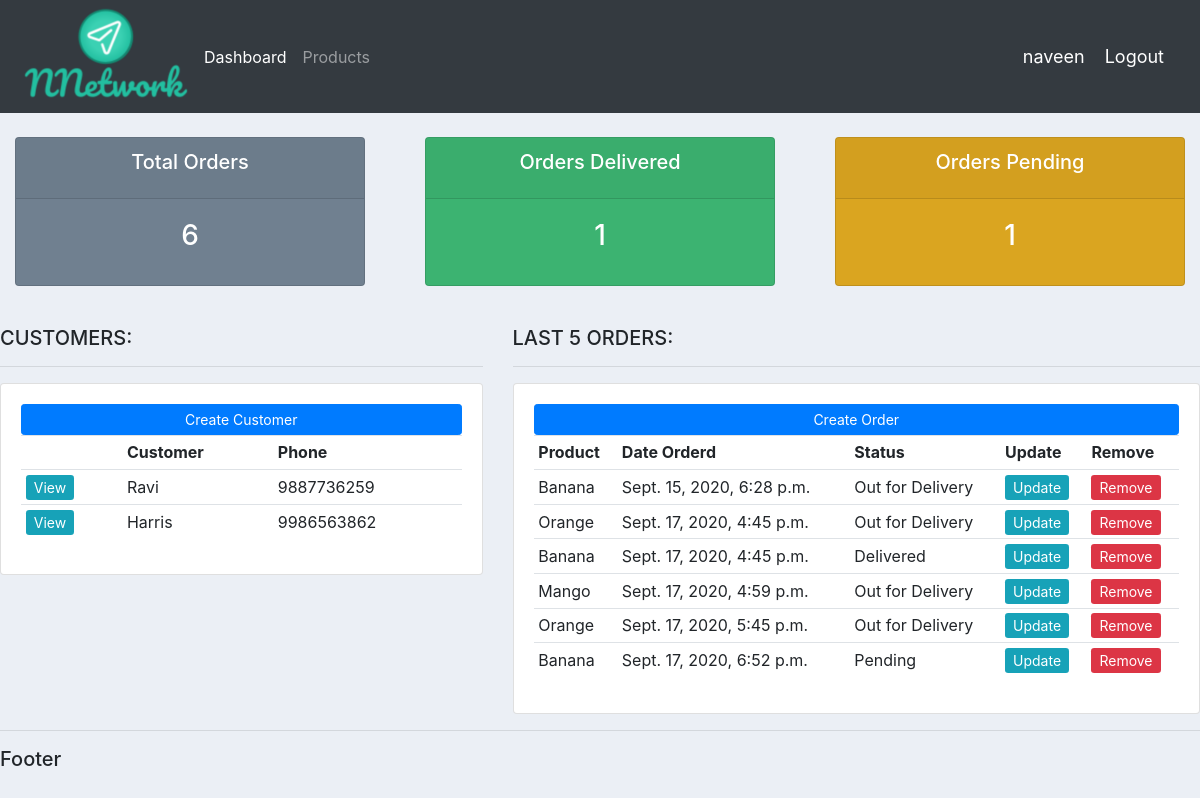
The app's page / (signed in) with its own data.
### accounts/models.py (models this page shows, shortened)
class Customer(models.Model):
    name = models.CharField(max_length=200, null=True)
    phone = models.CharField(max_length=200, null=True)
    email = models.CharField(max_length=200, null=True)
    date_created = models.DateTimeField(auto_now_add=True, null=True)

class Order(models.Model):
    STATUS = (
        ('Pending', 'Pending'),
        ('Out for Delivery', 'Out for Delivery'),
        ('Delivered', 'Delivered'),
    )
    customer = models.ForeignKey(Customer, null=True, on_delete=models.SET_NULL)
    product = models.ForeignKey(Product, null=True, on_delete=models.SET_NULL)
    date_created = models.DateTimeField(auto_now_add=True, null=True)
    status = models.CharField(max_length=200, null=True, choices=STATUS)

class Product(models.Model):
    CATEGORY = (
        ('Indoor', 'Indoor'),
        ('Out Door', 'Out Door'),
    )
    name = models.CharField(max_length=200, null=True)
    price = models.FloatField(null=True)
    category = models.CharField(max_length=200, null=True, choices=CATEGORY)
    description = models.CharField(max_length=200, null=True, blank=True)  # blank=True which means not mandatory option
    date_created = models.DateTimeField(auto_now_add=True, null=True)
    tags = models.ManyToManyField(Tag)
    def __str__(self):
        return self.name

### accounts/views.py (the view)
# urls.py: path('', views.home, name='home'),
@login_required(login_url='login')  # restrict this page without login
def home(request):
    orders = Order.objects.all()
    customers = Customer.objects.all()
    total_customers = customers.count()
    total_orders = orders.count()
    orders_delivered = orders.filter(status="Delivered").count()
    orders_pending = orders.filter(status="Pending").count()
    context = {'orders': orders, 'customers': customers,
               'total_orders': total_orders, 'orders_delivered': orders_delivered,
               'orders_pending': orders_pending}
    return render(request, 'accounts/dashboard.html', context)

### accounts/templates/accounts/dashboard.html
{% extends 'accounts/base.html' %}
{% block content %}
{% include 'accounts/status.html' %}
<br>
<div class="row">
	<div class="col-md-5">
		<h5>CUSTOMERS:</h5>
		<hr>
		<div class="card card-body">
			<a class="btn btn-primary  btn-sm btn-block" href="">Create Customer</a>
			<table class="table table-sm">
				<tr>
					<td></td>
					<th>Customer</th>
					<th>Phone</th>
					{% for customer in customers %}
						<tr>
							<td><a href="{% url 'customer' customer.id %}" class="btn-sm btn-info">View</a></td>
							<td>{{customer.name}}</td>
							<td>{{customer.phone}}</td>
						</tr>
					{% endfor %}
				</tr>
			</table>
		</div>
	</div>
	<div class="col-md-7">
		<h5>LAST 5 ORDERS:</h5>
		<hr>
		<div class="card card-body">
			<a class="btn btn-primary  btn-sm btn-block" href="{% url 'create_order' %}">Create Order</a>
			<table class="table table-sm">
				<tr>
					<th>Product</th>
					<th>Date Orderd</th>
					<th>Status</th>
					<th>Update</th>
					<th>Remove</th>
					{% for order in orders %}
						<tr>
							<td>{{order.product}}</td>
							<td>{{order.date_created}}</td>
							<td>{{order.status}}</td>
							<td><a class="btn-sm btn-info" href="{% url 'update_order' order.id %}">Update</a></td>
							<td><a class="btn-sm btn-danger" href="{% url 'remove_order' order.id%}">Remove</a></td>
						</tr>
					{% endfor %}
				</tr>
			</table>
		</div>
	</div>
</div>
{% endblock %}

### accounts/templates/accounts/base.html (shortened to what this page needs)
{% load static %}
<!DOCTYPE html>
<html lang="en">
<head>
    <link rel="stylesheet" href="https://stackpath.bootstrapcdn.com/bootstrap/4.3.1/css/bootstrap.min.css">
    <link rel="stylesheet" type="text/css" href="{% static 'css/main.css' %}">
</head>
<body>
    {% include 'accounts/navbar.html' %}
    {% block content %}
    {% endblock %}
    <hr>
    <h5>Footer</h5>
</body>
</html>

### accounts/templates/accounts/navbar.html (shortened to what this page needs)
{% load static %}
<nav class="navbar navbar-expand-lg navbar-dark bg-dark">
  <img src="{% static 'images/logo.png' %}">
  <div class="collapse navbar-collapse" id="navbarNav">
    <ul class="navbar-nav">
      <li class="nav-item active">
        <a class="nav-link" href="{% url 'home' %}">Dashboard <span class="sr-only">(current)</span></a>
      </li>
      <li class="nav-item">
        <a class="nav-link" href="{% url 'products' %}">Products</a>
      </li>
    </ul>
  </div>
<span class="name_logout" >{{ request.user }}</span>
<span > <a class="name_logout" href="{% url 'logout' %}">Logout</a></span>
</nav>

### accounts/templates/accounts/status.html
<br>
<div class="row">
	<div class="col">
		<div class="col-md">
			<div class="card text-center text-white  mb-3" id="total-orders">
			  	<div class="card-header">
			  		<h5 class="card-title">Total Orders</h5>
			  	</div>
			  	<div class="card-body">
			    	<h3 class="card-title">{{total_orders}}</h3>
			  	</div>
			</div>
		</div>
	</div>
	<div class="col">
		<div class="col-md">
			<div class="card text-center text-white  mb-3" id="orders-delivered">
			  	<div class="card-header">
			  		<h5 class="card-title">Orders Delivered</h5>
			  	</div>
			  	<div class="card-body">
			    	<h3 class="card-title">{{orders_delivered}}</h3>
			  	</div>
			</div>
		</div>
	</div>
	<div class="col">
		<div class="col-md">
			<div class="card text-center text-white  mb-3" id="orders-pending">
			  	<div class="card-header">
			  		<h5 class="card-title">Orders Pending</h5>
			  	</div>
			  	<div class="card-body">
			    	<h3 class="card-title">{{orders_pending}}</h3>
			  	</div>
			</div>
		</div>
	</div>
</div>

### static/css/main.css (style rules this page uses)
body { background-color: #ebeff5; }
#total-orders { background-color: #708090; }
#orders-delivered { background-color: #3cb371; }
#orders-pending { background-color: #daa520; }

### accounts/templates/accounts/navbar.html (style rules this page uses)
.name_logout { font-size: 18px; color: #fff; margin-right: 20px; }

### records on screen
Customer: name "Ravi", phone "9887736259"
Customer: name "Harris", phone "9986563862"
Order: product "Banana", date_created "Sept. 15, 2020, 6:28 p.m.", status "Out for Delivery"
Order: product "Orange", date_created "Sept. 17, 2020, 4:45 p.m.", status "Out for Delivery"
Order: product "Banana", date_created "Sept. 17, 2020, 4:45 p.m.", status "Delivered"
Order: product "Mango", date_created "Sept. 17, 2020, 4:59 p.m.", status "Out for Delivery"
Order: product "Orange", date_created "Sept. 17, 2020, 5:45 p.m.", status "Out for Delivery"
Order: product "Banana", date_created "Sept. 17, 2020, 6:52 p.m.", status "Pending"

### other values on screen
{{ request.user }} "naveen"
{{ total_orders }} "6"
{{ orders_delivered }} "1"
{{ orders_pending }} "1"
